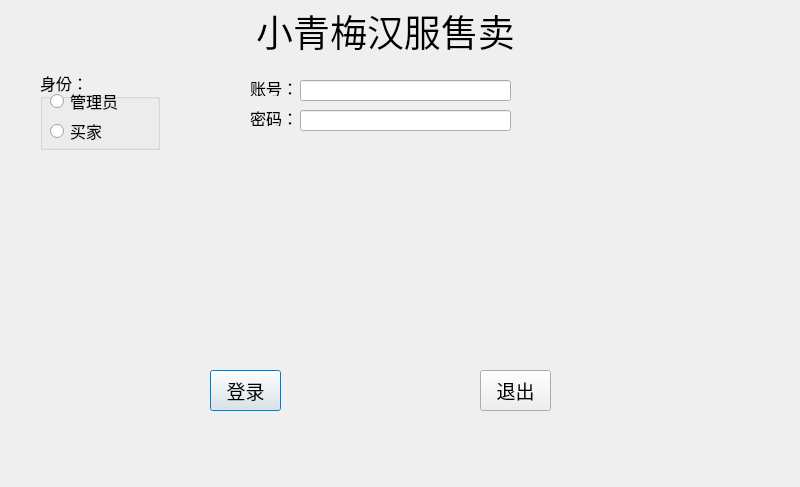
<?xml version="1.0" encoding="UTF-8"?>
<ui version="4.0">
 <class>LoginDialog</class>
 <widget class="QDialog" name="LoginDialog">
  <property name="geometry">
   <rect>
    <x>0</x>
    <y>0</y>
    <width>800</width>
    <height>487</height>
   </rect>
  </property>
  <property name="windowTitle">
   <string>Dialog</string>
  </property>
  <property name="styleSheet">
   <string notr="true">background-image: url(:/water_black.jpg);</string>
  </property>
  <widget class="QLabel" name="label">
   <property name="geometry">
    <rect>
     <x>240</x>
     <y>10</y>
     <width>291</width>
     <height>41</height>
    </rect>
   </property>
   <property name="font">
    <font>
     <family>华文行楷</family>
     <pointsize>28</pointsize>
    </font>
   </property>
   <property name="frameShape">
    <enum>QFrame::NoFrame</enum>
   </property>
   <property name="text">
    <string>小青梅汉服售卖</string>
   </property>
   <property name="alignment">
    <set>Qt::AlignCenter</set>
   </property>
  </widget>
  <widget class="QLabel" name="label_2">
   <property name="geometry">
    <rect>
     <x>250</x>
     <y>110</y>
     <width>54</width>
     <height>16</height>
    </rect>
   </property>
   <property name="font">
    <font>
     <family>楷体</family>
     <pointsize>12</pointsize>
    </font>
   </property>
   <property name="text">
    <string>密码：</string>
   </property>
  </widget>
  <widget class="QLineEdit" name="pwdLineEdit">
   <property name="geometry">
    <rect>
     <x>300</x>
     <y>110</y>
     <width>211</width>
     <height>21</height>
    </rect>
   </property>
   <property name="echoMode">
    <enum>QLineEdit::Password</enum>
   </property>
  </widget>
  <widget class="QPushButton" name="loginBtn">
   <property name="geometry">
    <rect>
     <x>210</x>
     <y>370</y>
     <width>71</width>
     <height>41</height>
    </rect>
   </property>
   <property name="font">
    <font>
     <family>华文新魏</family>
     <pointsize>14</pointsize>
    </font>
   </property>
   <property name="text">
    <string>登录</string>
   </property>
  </widget>
  <widget class="QPushButton" name="quitBtn">
   <property name="geometry">
    <rect>
     <x>480</x>
     <y>370</y>
     <width>71</width>
     <height>41</height>
    </rect>
   </property>
   <property name="font">
    <font>
     <family>华文新魏</family>
     <pointsize>14</pointsize>
    </font>
   </property>
   <property name="text">
    <string>退出</string>
   </property>
  </widget>
  <widget class="QLabel" name="label_3">
   <property name="geometry">
    <rect>
     <x>250</x>
     <y>80</y>
     <width>54</width>
     <height>16</height>
    </rect>
   </property>
   <property name="font">
    <font>
     <family>楷体</family>
     <pointsize>12</pointsize>
    </font>
   </property>
   <property name="text">
    <string>账号：</string>
   </property>
  </widget>
  <widget class="QLineEdit" name="usernameLineEdit">
   <property name="geometry">
    <rect>
     <x>300</x>
     <y>80</y>
     <width>211</width>
     <height>21</height>
    </rect>
   </property>
  </widget>
  <widget class="QGroupBox" name="groupBox">
   <property name="geometry">
    <rect>
     <x>40</x>
     <y>70</y>
     <width>120</width>
     <height>80</height>
    </rect>
   </property>
   <property name="font">
    <font>
     <family>华文新魏</family>
     <pointsize>12</pointsize>
    </font>
   </property>
   <property name="title">
    <string>身份：</string>
   </property>
   <widget class="QRadioButton" name="adminRadioButton">
    <property name="geometry">
     <rect>
      <x>10</x>
      <y>20</y>
      <width>97</width>
      <height>22</height>
     </rect>
    </property>
    <property name="font">
     <font>
      <family>华文行楷</family>
      <pointsize>12</pointsize>
     </font>
    </property>
    <property name="text">
     <string>管理员</string>
    </property>
   </widget>
   <widget class="QRadioButton" name="buyerRadioButton">
    <property name="geometry">
     <rect>
      <x>10</x>
      <y>50</y>
      <width>97</width>
      <height>22</height>
     </rect>
    </property>
    <property name="font">
     <font>
      <family>华文楷体</family>
      <pointsize>12</pointsize>
     </font>
    </property>
    <property name="text">
     <string>买家</string>
    </property>
   </widget>
  </widget>
 </widget>
 <resources/>
 <connections/>
</ui>
